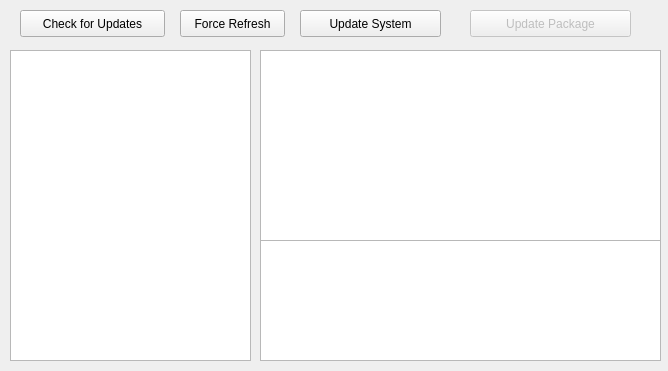
<ui version="4.0" >
 <class>PkUpdate</class>
 <widget class="QWidget" name="PkUpdate" >
  <property name="geometry" >
   <rect>
    <x>0</x>
    <y>0</y>
    <width>668</width>
    <height>371</height>
   </rect>
  </property>
  <property name="windowTitle" >
   <string>Form</string>
  </property>
  <widget class="QPushButton" name="pushButton" >
   <property name="geometry" >
    <rect>
     <x>20</x>
     <y>10</y>
     <width>145</width>
     <height>27</height>
    </rect>
   </property>
   <property name="text" >
    <string>Check for Updates</string>
   </property>
  </widget>
  <widget class="QPushButton" name="pushButton_2" >
   <property name="geometry" >
    <rect>
     <x>180</x>
     <y>10</y>
     <width>105</width>
     <height>27</height>
    </rect>
   </property>
   <property name="text" >
    <string>Force Refresh</string>
   </property>
  </widget>
  <widget class="QPushButton" name="pushButton_3" >
   <property name="geometry" >
    <rect>
     <x>300</x>
     <y>10</y>
     <width>141</width>
     <height>27</height>
    </rect>
   </property>
   <property name="text" >
    <string>Update System</string>
   </property>
  </widget>
  <widget class="QListView" name="listView" >
   <property name="geometry" >
    <rect>
     <x>10</x>
     <y>50</y>
     <width>241</width>
     <height>311</height>
    </rect>
   </property>
  </widget>
  <widget class="QListView" name="listView_2" >
   <property name="geometry" >
    <rect>
     <x>260</x>
     <y>50</y>
     <width>401</width>
     <height>191</height>
    </rect>
   </property>
  </widget>
  <widget class="QListView" name="listView_3" >
   <property name="geometry" >
    <rect>
     <x>260</x>
     <y>240</y>
     <width>401</width>
     <height>121</height>
    </rect>
   </property>
  </widget>
  <widget class="QPushButton" name="pushButton_4" >
   <property name="enabled" >
    <bool>false</bool>
   </property>
   <property name="geometry" >
    <rect>
     <x>470</x>
     <y>10</y>
     <width>161</width>
     <height>27</height>
    </rect>
   </property>
   <property name="text" >
    <string>Update Package</string>
   </property>
  </widget>
 </widget>
 <resources/>
 <connections/>
</ui>
